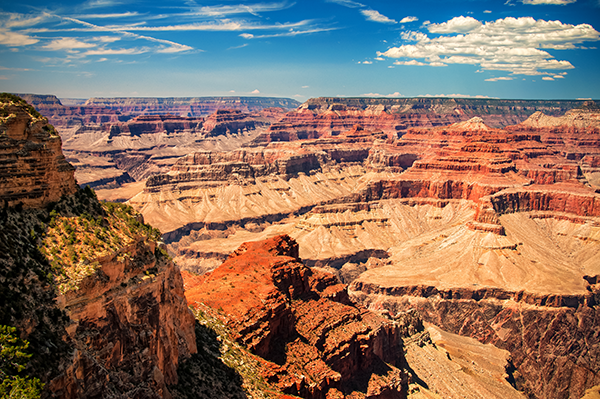
#> input picture cv-course/Image Airthmetic/grand_canyon.png, 600 x 399 px
$ python simple_thresholding.py --image '../Image Airthmetic/grand_canyon.png'
#> lines starting #> are read from the running program, lines starting #| are printed output that depends on the picture; after the words box and inside, x2 and y2 are one past the last pixel; in counts of white or black regions, pixels touching at a corner belong together
import argparse
import cv2

ap = argparse.ArgumentParser()
ap.add_argument("-i", "--image", required=True, help="Path to the image")
args = vars(ap.parse_args())

# load the image and convert it to grayscale, and blur it slightly
image = cv2.imread(args["image"])
#> image is the input picture: shape (399, 600, 3); mean B, G, R 97.3, 113.1, 138.6
gray = cv2.cvtColor(image, cv2.COLOR_BGR2GRAY)
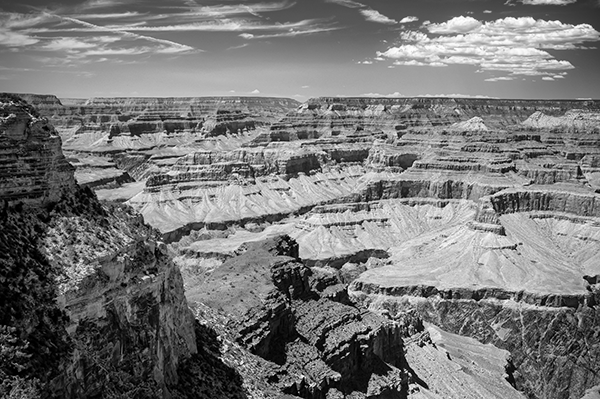
#> gray: shape (399, 600); min 0, max 255, mean 119
blurred = cv2.GaussianBlur(gray, (7,7), 0)
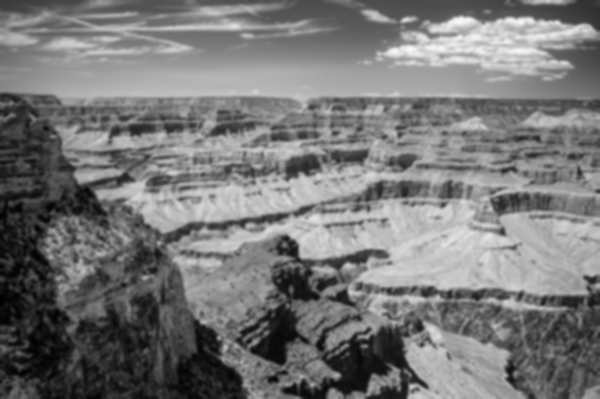
#> blurred: shape (399, 600); min 0, max 249, mean 119
cv2.imshow("Image", image)
cv2.imshow("Gray", gray)
cv2.imshow("Blurred", blurred)


# apply basic thresholding -- the first parameter is the image
# we want to threshold, the second value is our threshold check
# if a pixel value is greater than our threshold (in the case,
# 200), we set it to be BLACK, otherwise it is WHITE
(T, threshInv) = cv2.threshold(blurred, 200, 255, cv2.THRESH_BINARY_INV)
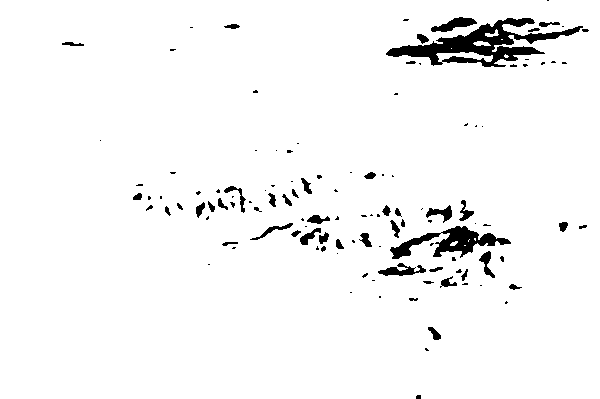
#> threshInv: shape (399, 600); 96.3% white; 119 black regions (70 under 20 px), largest, box (x1, y1, x2, y2) and area: (386, 18, 583, 67) 3285, (390, 226, 511, 259) 1486, (431, 17, 477, 32) 342
cv2.imshow("Threshold Binary Inverse", threshInv)

# using normal thresholding (rather than inverse thresholding),
# we can change the last argument in the function to make the coins
# black rather than white
(T, thresh) = cv2.threshold(blurred, 200, 255, cv2.THRESH_BINARY)
cv2.imshow("Threshold Binary", thresh)


# finally, we can visualize only the masked regions in the image
cv2.imshow("Output", cv2.bitwise_and(image, image, mask=threshInv))
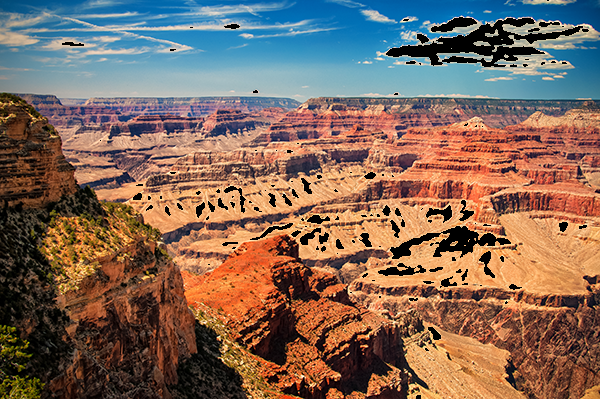
#> window 'Output': shape (399, 600, 3); mean B, G, R 91, 105.4, 129.6
cv2.waitKey(0)
